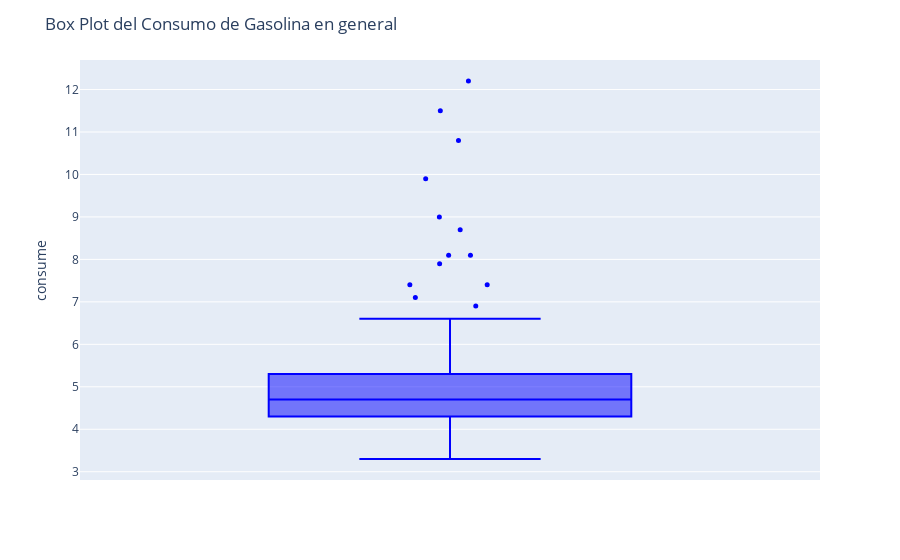

Here is the notebook cell this chart was saved with:
### Code cell
# Box Plot del Consumo de Gasolina en general
fig_consume_boxplot = px.box(data, y="consume")
fig_consume_boxplot.update_traces(marker_color="blue", jitter=0.3, marker=dict(size=5))
fig_consume_boxplot.update_layout(title="Box Plot del Consumo de Gasolina en general")
fig_consume_boxplot.show()

### Figure 1 — Plotly figure (JSON) as saved in the notebook; plotly's stock layout.template omitted (floating-point values rounded to 4 significant figures; data arrays with more than 128 entries replaced by an {"elided": "..."} marker saying what was removed)
{"data": [{"alignmentgroup": "True", "hovertemplate": "consume=%{y}<extra></extra>", "jitter": 0.3, "legendgroup": "", "marker": {"color": "blue", "size": 5}, "name": "", "notched": false, "offsetgroup": "", "orientation": "v", "showlegend": false, "type": "box", "x0": " ", "xaxis": "x", "y": {"elided": "388 float values"}, "y0": " ", "yaxis": "y"}], "layout": {"boxmode": "group", "legend": {"tracegroupgap": 0}, "margin": {"t": 60}, "title": {"text": "Box Plot del Consumo de Gasolina en general"}, "xaxis": {"anchor": "y", "domain": [0, 1]}, "yaxis": {"anchor": "x", "domain": [0, 1], "title": {"text": "consume"}}}}
